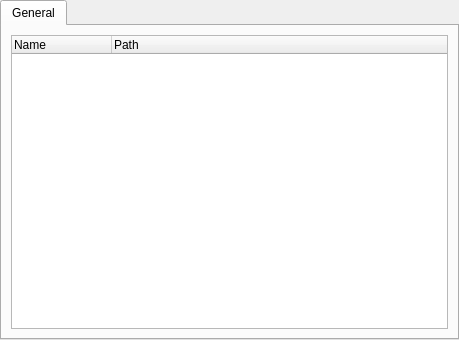
<?xml version="1.0" encoding="UTF-8"?>
<ui version="4.0">
 <class>PModulesSettings</class>
 <widget class="QTabWidget" name="PModulesSettings">
  <property name="geometry">
   <rect>
    <x>0</x>
    <y>0</y>
    <width>459</width>
    <height>340</height>
   </rect>
  </property>
  <property name="windowTitle">
   <string>TabWidget</string>
  </property>
  <property name="currentIndex">
   <number>0</number>
  </property>
  <widget class="QWidget" name="tab">
   <attribute name="title">
    <string>General</string>
   </attribute>
   <layout class="QVBoxLayout" name="verticalLayout">
    <item>
     <widget class="QTreeWidget" name="treeWidget">
      <property name="columnCount">
       <number>2</number>
      </property>
      <column>
       <property name="text">
        <string>Name</string>
       </property>
      </column>
      <column>
       <property name="text">
        <string>Path</string>
       </property>
      </column>
     </widget>
    </item>
   </layout>
  </widget>
 </widget>
 <resources/>
 <connections/>
</ui>
